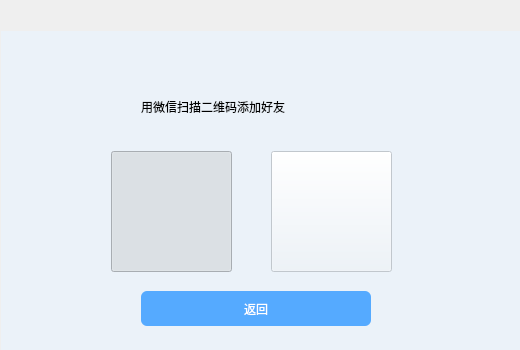
<?xml version="1.0" encoding="UTF-8"?>
<ui version="4.0">
 <class>Form</class>
 <widget class="QWidget" name="Form">
  <property name="geometry">
   <rect>
    <x>0</x>
    <y>0</y>
    <width>520</width>
    <height>350</height>
   </rect>
  </property>
  <property name="minimumSize">
   <size>
    <width>520</width>
    <height>350</height>
   </size>
  </property>
  <property name="maximumSize">
   <size>
    <width>520</width>
    <height>350</height>
   </size>
  </property>
  <property name="windowTitle">
   <string>扫描二维码</string>
  </property>
  <property name="windowIcon">
   <iconset resource="../images/login.qrc">
    <normaloff>:/login/QQ.png</normaloff>:/login/QQ.png</iconset>
  </property>
  <widget class="QWidget" name="widget" native="true">
   <property name="geometry">
    <rect>
     <x>1</x>
     <y>1</y>
     <width>520</width>
     <height>30</height>
    </rect>
   </property>
   <property name="minimumSize">
    <size>
     <width>520</width>
     <height>30</height>
    </size>
   </property>
   <property name="maximumSize">
    <size>
     <width>520</width>
     <height>30</height>
    </size>
   </property>
   <property name="styleSheet">
    <string notr="true">image: url(:/login/版图.png);</string>
   </property>
  </widget>
  <widget class="QWidget" name="widget_2" native="true">
   <property name="geometry">
    <rect>
     <x>1</x>
     <y>31</y>
     <width>520</width>
     <height>319</height>
    </rect>
   </property>
   <property name="styleSheet">
    <string notr="true">background-color: rgb(235, 242, 249);</string>
   </property>
   <widget class="QLabel" name="label">
    <property name="geometry">
     <rect>
      <x>140</x>
      <y>60</y>
      <width>221</width>
      <height>31</height>
     </rect>
    </property>
    <property name="styleSheet">
     <string notr="true">font: 11pt &quot;黑体&quot;;
</string>
    </property>
    <property name="text">
     <string>用微信扫描二维码添加好友</string>
    </property>
   </widget>
   <widget class="QPushButton" name="login_btn">
    <property name="enabled">
     <bool>true</bool>
    </property>
    <property name="geometry">
     <rect>
      <x>140</x>
      <y>260</y>
      <width>230</width>
      <height>35</height>
     </rect>
    </property>
    <property name="minimumSize">
     <size>
      <width>230</width>
      <height>35</height>
     </size>
    </property>
    <property name="maximumSize">
     <size>
      <width>230</width>
      <height>35</height>
     </size>
    </property>
    <property name="styleSheet">
     <string notr="true">QPushButton{
	background-color:rgb(85, 170, 255);
	font: 10pt &quot;微软雅黑&quot;;
	color: rgb(255, 255, 255);
	border-radius:6px;
}
QPushButton:pressed{
	background-color:rgb(0, 170, 255);
}

QPushButton:hover{
	background-color:rgb(25, 225, 255);
}
</string>
    </property>
    <property name="text">
     <string>返回</string>
    </property>
    <property name="checkable">
     <bool>false</bool>
    </property>
   </widget>
   <widget class="QPushButton" name="pushButton">
    <property name="enabled">
     <bool>true</bool>
    </property>
    <property name="geometry">
     <rect>
      <x>110</x>
      <y>120</y>
      <width>121</width>
      <height>121</height>
     </rect>
    </property>
    <property name="styleSheet">
     <string notr="true">border-image: url(:/login/QR_code.jpg);</string>
    </property>
    <property name="text">
     <string/>
    </property>
    <property name="checkable">
     <bool>true</bool>
    </property>
    <property name="checked">
     <bool>true</bool>
    </property>
   </widget>
   <widget class="QPushButton" name="pushButton_2">
    <property name="enabled">
     <bool>false</bool>
    </property>
    <property name="geometry">
     <rect>
      <x>270</x>
      <y>120</y>
      <width>121</width>
      <height>121</height>
     </rect>
    </property>
    <property name="styleSheet">
     <string notr="true">border-image: url(:/login/scan.png);</string>
    </property>
    <property name="text">
     <string/>
    </property>
    <property name="checkable">
     <bool>false</bool>
    </property>
    <property name="flat">
     <bool>false</bool>
    </property>
   </widget>
   <zorder>label</zorder>
   <zorder>login_btn</zorder>
   <zorder>pushButton_2</zorder>
   <zorder>pushButton</zorder>
  </widget>
 </widget>
 <resources>
  <include location="../images/login.qrc"/>
 </resources>
 <connections>
  <connection>
   <sender>pushButton</sender>
   <signal>clicked(bool)</signal>
   <receiver>Form</receiver>
   <slot>show_hide_menu()</slot>
   <hints>
    <hint type="sourcelabel">
     <x>222</x>
     <y>221</y>
    </hint>
    <hint type="destinationlabel">
     <x>170</x>
     <y>370</y>
    </hint>
   </hints>
  </connection>
  <connection>
   <sender>login_btn</sender>
   <signal>clicked()</signal>
   <receiver>Form</receiver>
   <slot>show_menu()</slot>
   <hints>
    <hint type="sourcelabel">
     <x>268</x>
     <y>308</y>
    </hint>
    <hint type="destinationlabel">
     <x>-35</x>
     <y>299</y>
    </hint>
   </hints>
  </connection>
 </connections>
 <slots>
  <slot>show_hide_menu()</slot>
  <slot>show_menu()</slot>
 </slots>
</ui>
